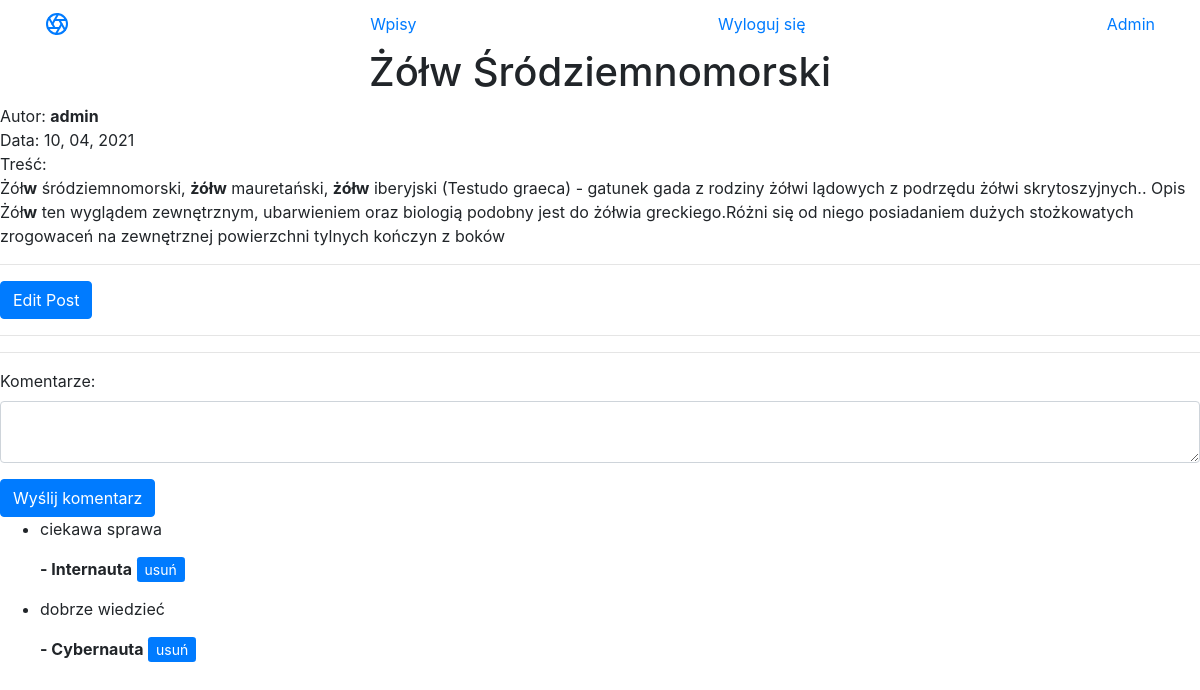
Page /post/2 (signed in) on the committed database.
### app.py (models this page shows, shortened)
class BlogPost(db.Model):
    __tablename__ = "blog_posts"
    id = db.Column(db.Integer, primary_key=True)
    author_id = db.Column(db.Integer, db.ForeignKey("User.id"))
    author = db.relationship("User", back_populates="posts")
    title = db.Column(db.String(250), unique=True, nullable=False)
    date = db.Column(db.String(250), nullable=False)
    body = db.Column(db.Text, nullable=False)
    comments = db.relationship('Comment', back_populates="parent_post")

class User(UserMixin, db.Model):
    __tablename__ = "User"
    id = db.Column(db.Integer, primary_key=True)
    name = db.Column(db.String(250), nullable=False)
    password = db.Column(db.String(250), nullable=False)
    isadmin = db.Column(db.Boolean, default=False, nullable=False)
    posts = db.relationship("BlogPost", back_populates="author")
    comments = db.relationship('Comment', back_populates="comment_author")
    @property
    def is_admin(self):
        return self.isadmin

class Comment(db.Model):
    __tablename__ = "comments"
    id = db.Column(db.Integer, primary_key=True)
    author_id = db.Column(db.Integer, db.ForeignKey('User.id'))
    comment_author = db.relationship("User", back_populates="comments")
    post_id = db.Column(db.Integer, db.ForeignKey('blog_posts.id'))
    parent_post = db.relationship('BlogPost', back_populates="comments")
    text = db.Column(db.Text, nullable=False)

### app.py (the view, shortened to what this page needs)
@app.route("/post/<int:post_id>", methods=["POST", "GET"])
def show_post(post_id):
    form = CommentForm()
    requested_post = BlogPost.query.get(post_id)
    return render_template("post.html", form=form, post=requested_post, is_login=current_user.is_authenticated)

### forms.py
class CommentForm(FlaskForm):
    comment_text = CKEditorField('Komentarze:', validators=[DataRequired()] )
    submit = SubmitField("Wyślij komentarz")

### app.py (called while the page is built)
@login_manager.user_loader
def load_user(user_id):
    return User.query.get(user_id)

### templates/post.html (shortened to what this page needs)
{% import "bootstrap/wtf.html" as wtf %}
{% extends "baza.html" %}
{% block content %}
<h1 class="text-center">{{post.title}}</h1>
Autor:
<b>{{post.author.name}}</b>
<br>
Data: {{post.date}}
<br>Treść:
{{ post.body|safe }}
<hr>
{% if current_user.isadmin %}
<a class="btn btn-primary" href="{{url_for('edit_post', post_id=post.id)}}">Edit Post</a>
{% endif %}
<hr>
<hr>
{{ wtf.quick_form(form, novalidate=True, button_map={"submit": "primary"}) }}
{% for comment in post.comments:%}
<ul>
    <li>
        {{comment.text|safe}}
        <b>- {{comment.comment_author.name|safe}}</b>
        {% if current_user.isadmin %}
        <a class="btn-sm btn-primary" href="{{url_for('delete_comment', comm_id=post.id)}}">usuń</a>
        {% endif %}
    </li>
</ul>
{% endfor %}
{% endblock %}

### rows in the picture
BlogPost: title "Żółw Śródziemnomorski", date "10, 04, 2021", body "Żół w śródziemnomorski, żółw mauretański, żółw iberyjski (Testudo graeca) - gatunek gada z rodziny żółwi lądowych z podrzędu żółwi skrytoszyjnych.. Opis Żół w ten wyglądem zewnętrznym, ubarwieniem oraz biologią podobny jest do żółwia greckiego.Różni się od niego posiadaniem dużych stożkowatych zrogowaceń na zewnętrznej powierzchni tylnych kończyn z boków"
User: author.name "admin"
Comment: text "ciekawa sprawa", comment_author.name "Internauta"
Comment: text "dobrze wiedzieć", comment_author.name "Cybernauta"
